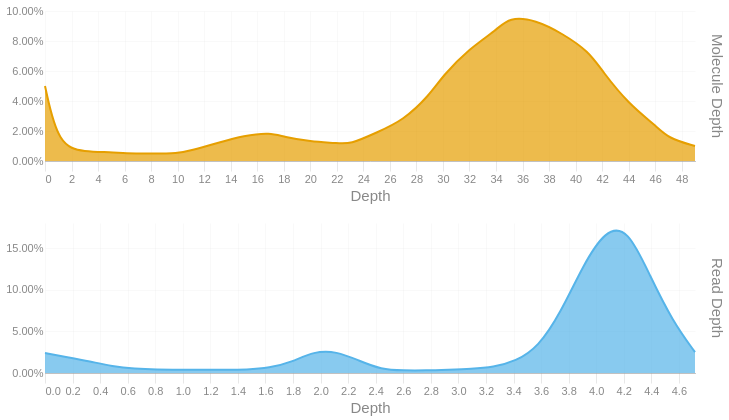

Source (notebook cell):
### Code cell
readdep = depth_hist(tb['Read Depth'], q99, 3)
readdep['Metric'] = 'Read Depth'
if not SKIPLR:
    moldep = depth_hist(tb['Molecule Depth'], mol_q99, 0)
    moldep['Metric'] = 'Molecule Depth'
    _hist = pd.concat([readdep, moldep])
    _hist= _hist[_hist['Proportion'] != 0]
    with SafeRender(_hist):
        (
            alt.Chart(_hist)        
            .mark_area(interpolate = "basis")
            .encode(
                x=alt.X('Bin:Q').scale(domainMin=0).axis(alt.Axis(title='Depth')),
                y = alt.Y('Proportion:Q', title = None).axis(format = '.2%'),
                color = alt.Color('Metric:N').legend(None),
                row = alt.Row("Metric:N").header(title = None, labelOrient = 'right'),
                tooltip = [
                    alt.Tooltip("Metric:N", title = "Metric"),
                    alt.Tooltip('Interval:N', title = "Depth Interval"),
                    alt.Tooltip('Proportion:Q', title = "% Alignments").format('.2%')
                ]
            )
            .resolve_scale(x='independent', y='independent')
            .properties(
                height = 150, width = 650,
                usermeta={'embedOptions': {'downloadFileName': f'{samplename}.depth.hist'}}
            )
        ).display()
else:
    readdep= readdep[readdep['Proportion'] != 0]
    with SafeRender(readdep):
        (
            alt.Chart(readdep)        
            .mark_area(interpolate = "basis")
            .encode(
                x=alt.X('Bin:Q').scale(domainMin=0).axis(alt.Axis(title='Depth')),
                y = alt.Y('Proportion:Q', title = None).axis(format = '.2%'),
                tooltip = [
                    alt.Tooltip('Interval:N', title = "Depth Interval"),
                    alt.Tooltip('Proportion:Q', title = "% Alignments").format('.2%')
                ]
            )
            .properties(
                usermeta={'embedOptions': {'downloadFileName': f'{samplename}.depth.hist'}}
            )
        ).display()

### Figure 1 — Vega-Lite specification as saved in the notebook (floating-point values rounded to 4 significant figures)
{"width": 650, "height": 150, "config": {"title": {"anchor": "start", "dy": -15, "fontSize": 18, "color": "#888888", "subtitleColor": "#888888", "subtitleFontSize": 14}, "arc": {"fill": "#0072B2"}, "axis": {"domainColor": "#888888", "domainWidth": 0.5, "gridWidth": 0.2, "grid": false, "titleFontWeight": 400, "titleFontSize": 15, "labelFontSize": 11, "labelColor": "#888888", "tickColor": "#888888", "tickWidth": 0.2, "titleColor": "#888888"}, "axisBand": {"grid": false}, "axisX": {"grid": true, "tickSize": 10, "domainCap": "round"}, "axisY": {"domain": false, "grid": true, "tickSize": 0, "domainCap": "round"}, "background": "transparent", "header": {"labelFontSize": 15, "labelColor": "#888888", "titleFontSize": 15, "titleFontWeight": 600, "titleColor": "#888888"}, "legend": {"labelFont": "sans-serif", "labelFontSize": 12, "labelColor": "#888888", "symbolSize": 100, "symbolType": "circle", "titleFontSize": 12, "titlePadding": 10, "titleColor": "#888888", "title": null}, "range": {"category": ["#E69F00", "#56B4E9", "#009E73", "#F0E442", "#0072B2", "#D55E00", "#CC79A7", "#000000"], "diverging": ["#cfe8f3", "#a2d4ec", "#73bfe2", "#46abdb", "#1696d2", "#12719e"]}, "area": {"fill": "#0072B2", "fillOpacity": 0.7, "line": true, "strokeOpacity": 0.7}, "line": {"color": "#0072B2", "stroke": "#0072B2", "strokeWidth": 2}, "trail": {"color": "#0072B2", "stroke": "#0072B2", "strokeWidth": 0, "size": 1}, "point": {"filled": true}, "text": {"color": "#888888", "fontSize": 11, "align": "right", "fontWeight": 400, "size": 11}, "bar": {"fill": "#0072B2", "stroke": null}, "view": {"stroke": null, "continuousWidth": 660, "continuousHeight": 400}}, "data": {"name": "data-b50c414d2fce587baebfec91b1ec488d"}, "mark": {"type": "area", "interpolate": "basis"}, "encoding": {"color": {"field": "Metric", "legend": null, "type": "nominal"}, "row": {"field": "Metric", "header": {"title": null, "labelOrient": "right"}, "type": "nominal"}, "tooltip": [{"field": "Metric", "title": "Metric", "type": "nominal"}, {"field": "Interval", "title": "Depth Interval", "type": "nominal"}, {"field": "Proportion", "format": ".2%", "title": "% Alignments", "type": "quantitative"}], "x": {"axis": {"title": "Depth"}, "field": "Bin", "scale": {"domainMin": 0}, "type": "quantitative"}, "y": {"axis": {"format": ".2%"}, "field": "Proportion", "title": null, "type": "quantitative"}}, "resolve": {"scale": {"x": "independent", "y": "independent"}}, "usermeta": {"embedOptions": {"downloadFileName": "04-5-PD-bead10-DNA1p5-MEB10-10486428-23H72MLT3-L3_trimmed.depth.hist"}}, "$schema": "https://vega.github.io/schema/vega-lite/v6.4.1.json", "datasets": {"data-b50c414d2fce587baebfec91b1ec488d": [{"Bin": 0.0, "Interval": "0.0-0.163", "Proportion": 0.024, "Metric": "Read Depth"}, {"Bin": 0.163, "Interval": "0.163-0.325", "Proportion": 0.019, "Metric": "Read Depth"}, {"Bin": 0.325, "Interval": "0.325-0.488", "Proportion": 0.014, "Metric": "Read Depth"}, {"Bin": 0.488, "Interval": "0.488-0.651", "Proportion": 0.008, "Metric": "Read Depth"}, {"Bin": 0.651, "Interval": "0.651-0.813", "Proportion": 0.005, "Metric": "Read Depth"}, {"Bin": 0.813, "Interval": "0.813-0.976", "Proportion": 0.004, "Metric": "Read Depth"}, {"Bin": 0.976, "Interval": "0.976-1.139", "Proportion": 0.004, "Metric": "Read Depth"}, {"Bin": 1.139, "Interval": "1.139-1.301", "Proportion": 0.004, "Metric": "Read Depth"}, {"Bin": 1.301, "Interval": "1.301-1.464", "Proportion": 0.004, "Metric": "Read Depth"}, {"Bin": 1.464, "Interval": "1.464-1.627", "Proportion": 0.004, "Metric": "Read Depth"}, {"Bin": 1.627, "Interval": "1.627-1.789", "Proportion": 0.006, "Metric": "Read Depth"}, {"Bin": 1.789, "Interval": "1.789-1.952", "Proportion": 0.013, "Metric": "Read Depth"}, {"Bin": 1.952, "Interval": "1.952-2.115", "Proportion": 0.026, "Metric": "Read Depth"}, {"Bin": 2.115, "Interval": "2.115-2.277", "Proportion": 0.026, "Metric": "Read Depth"}, {"Bin": 2.277, "Interval": "2.277-2.44", "Proportion": 0.015, "Metric": "Read Depth"}, {"Bin": 2.44, "Interval": "2.44-2.603", "Proportion": 0.004, "Metric": "Read Depth"}, {"Bin": 2.603, "Interval": "2.603-2.765", "Proportion": 0.003, "Metric": "Read Depth"}, {"Bin": 2.765, "Interval": "2.765-2.928", "Proportion": 0.003, "Metric": "Read Depth"}, {"Bin": 2.928, "Interval": "2.928-3.091", "Proportion": 0.004, "Metric": "Read Depth"}, {"Bin": 3.091, "Interval": "3.091-3.253", "Proportion": 0.005, "Metric": "Read Depth"}, {"Bin": 3.253, "Interval": "3.253-3.416", "Proportion": 0.007, "Metric": "Read Depth"}, {"Bin": 3.416, "Interval": "3.416-3.579", "Proportion": 0.014, "Metric": "Read Depth"}, {"Bin": 3.579, "Interval": "3.579-3.741", "Proportion": 0.031, "Metric": "Read Depth"}, {"Bin": 3.741, "Interval": "3.741-3.904", "Proportion": 0.072, "Metric": "Read Depth"}, {"Bin": 3.904, "Interval": "3.904-4.067", "Proportion": 0.129, "Metric": "Read Depth"}, {"Bin": 4.067, "Interval": "4.067-4.229", "Proportion": 0.172, "Metric": "Read Depth"}, {"Bin": 4.229, "Interval": "4.229-4.392", "Proportion": 0.174, "Metric": "Read Depth"}, {"Bin": 4.392, "Interval": "4.392-4.555", "Proportion": 0.116, "Metric": "Read Depth"}, {"Bin": 4.555, "Interval": "4.555-4.717", "Proportion": 0.062, "Metric": "Read Depth"}, {"Bin": 4.717, "Interval": "4.717-4.88", "Proportion": 0.025, "Metric": "Read Depth"}, {"Bin": 0.0, "Interval": "0-1", "Proportion": 0.05, "Metric": "Molecule Depth"}, {"Bin": 1.0, "Interval": "1-3", "Proportion": 0.01, "Metric": "Molecule Depth"}, {"Bin": 3.0, "Interval": "3-5", "Proportion": 0.006, "Metric": "Molecule Depth"}, {"Bin": 5.0, "Interval": "5-6", "Proportion": 0.006, "Metric": "Molecule Depth"}, {"Bin": 6.0, "Interval": "6-8", "Proportion": 0.005, "Metric": "Molecule Depth"}, {"Bin": 8.0, "Interval": "8-10", "Proportion": 0.005, "Metric": "Molecule Depth"}, {"Bin": 10.0, "Interval": "10-11", "Proportion": 0.005, "Metric": "Molecule Depth"}, {"Bin": 11.0, "Interval": "11-13", "Proportion": 0.007, "Metric": "Molecule Depth"}, {"Bin": 13.0, "Interval": "13-15", "Proportion": 0.012, "Metric": "Molecule Depth"}, {"Bin": 15.0, "Interval": "15-17", "Proportion": 0.017, "Metric": "Molecule Depth"}, {"Bin": 17.0, "Interval": "17-18", "Proportion": 0.019, "Metric": "Molecule Depth"}, {"Bin": 18.0, "Interval": "18-20", "Proportion": 0.016, "Metric": "Molecule Depth"}, {"Bin": 20.0, "Interval": "20-22", "Proportion": 0.013, "Metric": "Molecule Depth"}, {"Bin": 22.0, "Interval": "22-23", "Proportion": 0.012, "Metric": "Molecule Depth"}, {"Bin": 23.0, "Interval": "23-25", "Proportion": 0.011, "Metric": "Molecule Depth"}, {"Bin": 25.0, "Interval": "25-27", "Proportion": 0.019, "Metric": "Molecule Depth"}, {"Bin": 27.0, "Interval": "27-29", "Proportion": 0.027, "Metric": "Molecule Depth"}, {"Bin": 29.0, "Interval": "29-30", "Proportion": 0.044, "Metric": "Molecule Depth"}, {"Bin": 30.0, "Interval": "30-32", "Proportion": 0.057, "Metric": "Molecule Depth"}, {"Bin": 32.0, "Interval": "32-34", "Proportion": 0.075, "Metric": "Molecule Depth"}, {"Bin": 34.0, "Interval": "34-35", "Proportion": 0.087, "Metric": "Molecule Depth"}, {"Bin": 35.0, "Interval": "35-37", "Proportion": 0.096, "Metric": "Molecule Depth"}, {"Bin": 37.0, "Interval": "37-39", "Proportion": 0.094, "Metric": "Molecule Depth"}, {"Bin": 39.0, "Interval": "39-41", "Proportion": 0.085, "Metric": "Molecule Depth"}, {"Bin": 41.0, "Interval": "41-42", "Proportion": 0.073, "Metric": "Molecule Depth"}, {"Bin": 42.0, "Interval": "42-44", "Proportion": 0.06, "Metric": "Molecule Depth"}, {"Bin": 44.0, "Interval": "44-46", "Proportion": 0.038, "Metric": "Molecule Depth"}, {"Bin": 46.0, "Interval": "46-47", "Proportion": 0.024, "Metric": "Molecule Depth"}, {"Bin": 47.0, "Interval": "47-49", "Proportion": 0.015, "Metric": "Molecule Depth"}, {"Bin": 49.0, "Interval": "49-51.3514", "Proportion": 0.01, "Metric": "Molecule Depth"}]}}
